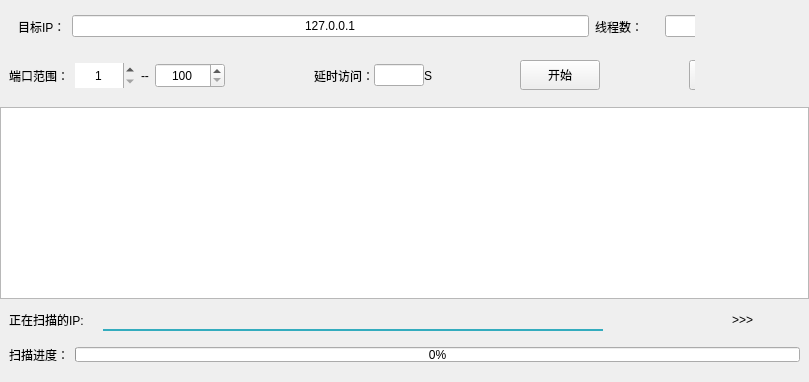
      <widget class="QWidget" name="tabPort">
       <attribute name="title">
        <string>端口扫描</string>
       </attribute>
       <layout class="QVBoxLayout" name="verticalLayout_2">
        <property name="spacing">
         <number>0</number>
        </property>
        <property name="leftMargin">
         <number>0</number>
        </property>
        <property name="topMargin">
         <number>0</number>
        </property>
        <property name="rightMargin">
         <number>0</number>
        </property>
        <property name="bottomMargin">
         <number>0</number>
        </property>
        <item>
         <widget class="QWidget" name="widget_12" native="true">
          <layout class="QHBoxLayout" name="horizontalLayout_12">
           <property name="spacing">
            <number>0</number>
           </property>
           <property name="leftMargin">
            <number>9</number>
           </property>
           <property name="topMargin">
            <number>6</number>
           </property>
           <property name="rightMargin">
            <number>9</number>
           </property>
           <property name="bottomMargin">
            <number>0</number>
           </property>
           <item>
            <widget class="QWidget" name="widget_11" native="true">
             <layout class="QVBoxLayout" name="verticalLayout">
              <property name="spacing">
               <number>0</number>
              </property>
              <property name="leftMargin">
               <number>0</number>
              </property>
              <property name="topMargin">
               <number>0</number>
              </property>
              <property name="rightMargin">
               <number>0</number>
              </property>
              <property name="bottomMargin">
               <number>0</number>
              </property>
              <item>
               <widget class="QWidget" name="widget_10" native="true">
                <property name="minimumSize">
                 <size>
                  <width>0</width>
                  <height>39</height>
                 </size>
                </property>
                <widget class="QWidget" name="widget_5" native="true">
                 <property name="geometry">
                  <rect>
                   <x>0</x>
                   <y>50</y>
                   <width>760</width>
                   <height>39</height>
                  </rect>
                 </property>
                 <property name="minimumSize">
                  <size>
                   <width>731</width>
                   <height>39</height>
                  </size>
                 </property>
                 <property name="maximumSize">
                  <size>
                   <width>16777215</width>
                   <height>39</height>
                  </size>
                 </property>
                 <layout class="QHBoxLayout" name="horizontalLayout_11">
                  <property name="topMargin">
                   <number>0</number>
                  </property>
                  <property name="bottomMargin">
                   <number>0</number>
                  </property>
                  <item>
                   <widget class="QLabel" name="lbPortExtent">
                    <property name="text">
                     <string>端口范围：</string>
                    </property>
                   </widget>
                  </item>
                  <item>
                   <widget class="QSpinBox" name="sbFirst">
                    <property name="minimumSize">
                     <size>
                      <width>60</width>
                      <height>25</height>
                     </size>
                    </property>
                    <property name="maximumSize">
                     <size>
                      <width>60</width>
                      <height>25</height>
                     </size>
                    </property>
                    <property name="frame">
                     <bool>false</bool>
                    </property>
                    <property name="alignment">
                     <set>Qt::AlignCenter</set>
                    </property>
                    <property name="minimum">
                     <number>1</number>
                    </property>
                    <property name="maximum">
                     <number>65535</number>
                    </property>
                   </widget>
                  </item>
                  <item>
                   <widget class="QLabel" name="label_18">
                    <property name="text">
                     <string>--</string>
                    </property>
                   </widget>
                  </item>
                  <item>
                   <widget class="QSpinBox" name="sbSecond">
                    <property name="minimumSize">
                     <size>
                      <width>70</width>
                      <height>25</height>
                     </size>
                    </property>
                    <property name="maximumSize">
                     <size>
                      <width>70</width>
                      <height>25</height>
                     </size>
                    </property>
                    <property name="alignment">
                     <set>Qt::AlignCenter</set>
                    </property>
                    <property name="specialValueText">
                     <string/>
                    </property>
                    <property name="prefix">
                     <string/>
                    </property>
                    <property name="minimum">
                     <number>100</number>
                    </property>
                    <property name="maximum">
                     <number>65535</number>
                    </property>
                    <property name="displayIntegerBase">
                     <number>10</number>
                    </property>
                   </widget>
                  </item>
                  <item>
                   <spacer name="horizontalSpacer_9">
                    <property name="orientation">
                     <enum>Qt::Horizontal</enum>
                    </property>
                    <property name="sizeHint" stdset="0">
                     <size>
                      <width>80</width>
                      <height>20</height>
                     </size>
                    </property>
                   </spacer>
                  </item>
                  <item>
                   <layout class="QHBoxLayout" name="horizontalLayout_13">
                    <property name="spacing">
                     <number>0</number>
                    </property>
                    <property name="leftMargin">
                     <number>0</number>
                    </property>
                    <property name="rightMargin">
                     <number>0</number>
                    </property>
                    <property name="bottomMargin">
                     <number>0</number>
                    </property>
                    <item>
                     <widget class="QLabel" name="lbPortLeg">
                      <property name="text">
                       <string>延时访问：</string>
                      </property>
                     </widget>
                    </item>
                    <item>
                     <widget class="QLineEdit" name="lePortLegTime">
                      <property name="minimumSize">
                       <size>
                        <width>50</width>
                        <height>0</height>
                       </size>
                      </property>
                      <property name="maximumSize">
                       <size>
                        <width>50</width>
                        <height>16777215</height>
                       </size>
                      </property>
                      <property name="text">
                       <string/>
                      </property>
                      <property name="alignment">
                       <set>Qt::AlignCenter</set>
                      </property>
                     </widget>
                    </item>
                    <item>
                     <widget class="QLabel" name="lbPortS">
                      <property name="text">
                       <string>S</string>
                      </property>
                     </widget>
                    </item>
                   </layout>
                  </item>
                  <item>
                   <spacer name="horizontalSpacer_5">
                    <property name="orientation">
                     <enum>Qt::Horizontal</enum>
                    </property>
                    <property name="sizeHint" stdset="0">
                     <size>
                      <width>40</width>
                      <height>20</height>
                     </size>
                    </property>
                   </spacer>
                  </item>
                  <item>
                   <widget class="QPushButton" name="pbtPortStart">
                    <property name="minimumSize">
                     <size>
                      <width>80</width>
                      <height>30</height>
                     </size>
                    </property>
                    <property name="maximumSize">
                     <size>
                      <width>80</width>
                      <height>30</height>
                     </size>
                    </property>
                    <property name="text">
                     <string>开始</string>
                    </property>
                   </widget>
                  </item>
                  <item>
                   <spacer name="horizontalSpacer_12">
                    <property name="orientation">
                     <enum>Qt::Horizontal</enum>
                    </property>
                    <property name="sizeHint" stdset="0">
                     <size>
                      <width>40</width>
                      <height>20</height>
                     </size>
                    </property>
                   </spacer>
                  </item>
                  <item>
                   <widget class="QPushButton" name="pbtPortStop">
                    <property name="minimumSize">
                     <size>
                      <width>80</width>
                      <height>30</height>
                     </size>
                    </property>
                    <property name="maximumSize">
                     <size>
                      <width>80</width>
                      <height>30</height>
                     </size>
                    </property>
                    <property name="text">
                     <string>停止</string>
                    </property>
                   </widget>
                  </item>
                 </layout>
                </widget>
                <widget class="QWidget" name="layoutWidget">
                 <property name="geometry">
                  <rect>
                   <x>9</x>
                   <y>9</y>
                   <width>727</width>
                   <height>23</height>
                  </rect>
                 </property>
                 <layout class="QHBoxLayout" name="horizontalLayout_5">
                  <item>
                   <widget class="QLabel" name="lbPortUrl">
                    <property name="whatsThis">
                     <string>&lt;html&gt;&lt;head/&gt;&lt;body&gt;&lt;p&gt;&lt;br/&gt;&lt;/p&gt;&lt;/body&gt;&lt;/html&gt;</string>
                    </property>
                    <property name="styleSheet">
                     <string notr="true"/>
                    </property>
                    <property name="text">
                     <string>目标IP：</string>
                    </property>
                   </widget>
                  </item>
                  <item>
                   <widget class="QLineEdit" name="lePortUrl">
                    <property name="minimumSize">
                     <size>
                      <width>500</width>
                      <height>0</height>
                     </size>
                    </property>
                    <property name="maximumSize">
                     <size>
                      <width>800</width>
                      <height>16777215</height>
                     </size>
                    </property>
                    <property name="text">
                     <string>127.0.0.1</string>
                    </property>
                    <property name="alignment">
                     <set>Qt::AlignCenter</set>
                    </property>
                   </widget>
                  </item>
                  <item>
                   <layout class="QHBoxLayout" name="horizontalLayout_4">
                    <property name="spacing">
                     <number>0</number>
                    </property>
                    <item>
                     <widget class="QLabel" name="lbPortThread">
                      <property name="minimumSize">
                       <size>
                        <width>70</width>
                        <height>0</height>
                       </size>
                      </property>
                      <property name="maximumSize">
                       <size>
                        <width>70</width>
                        <height>16777215</height>
                       </size>
                      </property>
                      <property name="text">
                       <string>线程数：</string>
                      </property>
                     </widget>
                    </item>
                    <item>
                     <widget class="QLineEdit" name="lePortThread">
                      <property name="minimumSize">
                       <size>
                        <width>80</width>
                        <height>0</height>
                       </size>
                      </property>
                      <property name="maximumSize">
                       <size>
                        <width>80</width>
                        <height>16777215</height>
                       </size>
                      </property>
                      <property name="text">
                       <string>1</string>
                      </property>
                      <property name="alignment">
                       <set>Qt::AlignCenter</set>
                      </property>
                     </widget>
                    </item>
                   </layout>
                  </item>
                 </layout>
                </widget>
               </widget>
              </item>
             </layout>
            </widget>
           </item>
           <item>
            <widget class="QWidget" name="widget_13" native="true">
             <property name="minimumSize">
              <size>
               <width>105</width>
               <height>101</height>
              </size>
             </property>
             <property name="maximumSize">
              <size>
               <width>105</width>
               <height>101</height>
              </size>
             </property>
             <property name="styleSheet">
              <string notr="true">border-image: url(:/resouse/port.png);</string>
             </property>
            </widget>
           </item>
          </layout>
         </widget>
        </item>
        <item>
         <widget class="QTextBrowser" name="textBrowser">
          <property name="styleSheet">
           <string notr="true"/>
          </property>
         </widget>
        </item>
        <item>
         <widget class="QWidget" name="widget_4" native="true">
          <layout class="QVBoxLayout" name="verticalLayout_14">
           <item>
            <layout class="QHBoxLayout" name="horizontalLayout_27">
             <item>
              <widget class="QLabel" name="lbPortScan">
               <property name="text">
                <string>正在扫描的IP:</string>
               </property>
              </widget>
             </item>
             <item>
              <spacer name="horizontalSpacer_25">
               <property name="orientation">
                <enum>Qt::Horizontal</enum>
               </property>
               <property name="sizeType">
                <enum>QSizePolicy::Fixed</enum>
               </property>
               <property name="sizeHint" stdset="0">
                <size>
                 <width>13</width>
                 <height>20</height>
                </size>
               </property>
              </spacer>
             </item>
             <item>
              <widget class="QLabel" name="lbPortScanContent">
               <property name="minimumSize">
                <size>
                 <width>500</width>
                 <height>0</height>
                </size>
               </property>
               <property name="styleSheet">
                <string notr="true">border:none;
border-bottom: 2px solid #33ACBE;
color: #FFFFFF;
font-weight:bold;</string>
               </property>
               <property name="text">
                <string/>
               </property>
               <property name="alignment">
                <set>Qt::AlignCenter</set>
               </property>
              </widget>
             </item>
             <item>
              <spacer name="horizontalSpacer_26">
               <property name="orientation">
                <enum>Qt::Horizontal</enum>
               </property>
               <property name="sizeType">
                <enum>QSizePolicy::Fixed</enum>
               </property>
               <property name="sizeHint" stdset="0">
                <size>
                 <width>45</width>
                 <height>20</height>
                </size>
               </property>
              </spacer>
             </item>
             <item>
              <layout class="QHBoxLayout" name="horizontalLayout_18">
               <property name="rightMargin">
                <number>3</number>
               </property>
               <item>
                <widget class="QLabel" name="label_6">
                 <property name="minimumSize">
                  <size>
                   <width>20</width>
                   <height>18</height>
                  </size>
                 </property>
                 <property name="maximumSize">
                  <size>
                   <width>20</width>
                   <height>18</height>
                  </size>
                 </property>
                 <property name="styleSheet">
                  <string notr="true">border-image: url(:/resouse/doing.png);
</string>
                 </property>
                 <property name="text">
                  <string/>
                 </property>
                </widget>
               </item>
               <item>
                <widget class="QLabel" name="label_7">
                 <property name="minimumSize">
                  <size>
                   <width>20</width>
                   <height>18</height>
                  </size>
                 </property>
                 <property name="maximumSize">
                  <size>
                   <width>20</width>
                   <height>18</height>
                  </size>
                 </property>
                 <property name="styleSheet">
                  <string notr="true">border-image: url(:/resouse/doing.png);
</string>
                 </property>
                 <property name="text">
                  <string/>
                 </property>
                </widget>
               </item>
               <item>
                <widget class="QLabel" name="label_9">
                 <property name="minimumSize">
                  <size>
                   <width>20</width>
                   <height>18</height>
                  </size>
                 </property>
                 <property name="maximumSize">
                  <size>
                   <width>20</width>
                   <height>18</height>
                  </size>
                 </property>
                 <property name="styleSheet">
                  <string notr="true">border-image: url(:/resouse/doing.png);
</string>
                 </property>
                 <property name="text">
                  <string/>
                 </property>
                </widget>
               </item>
               <item>
                <widget class="QLabel" name="label_10">
                 <property name="minimumSize">
                  <size>
                   <width>25</width>
                   <height>23</height>
                  </size>
                 </property>
                 <property name="maximumSize">
                  <size>
                   <width>25</width>
                   <height>23</height>
                  </size>
                 </property>
                 <property name="text">
                  <string>&gt;&gt;&gt;</string>
                 </property>
                </widget>
               </item>
               <item>
                <spacer name="horizontalSpacer_28">
                 <property name="orientation">
                  <enum>Qt::Horizontal</enum>
                 </property>
                 <property name="sizeHint" stdset="0">
                  <size>
                   <width>40</width>
                   <height>20</height>
                  </size>
                 </property>
                </spacer>
               </item>
              </layout>
             </item>
            </layout>
           </item>
           <item>
            <layout class="QHBoxLayout" name="horizontalLayout_19">
             <property name="topMargin">
              <number>9</number>
             </property>
             <property name="bottomMargin">
              <number>9</number>
             </property>
             <item>
              <widget class="QLabel" name="lbPortScanProgess">
               <property name="text">
                <string>扫描进度：</string>
               </property>
              </widget>
             </item>
             <item>
              <widget class="QProgressBar" name="proBarPort">
               <property name="maximumSize">
                <size>
                 <width>16777215</width>
                 <height>15</height>
                </size>
               </property>
               <property name="value">
                <number>0</number>
               </property>
               <property name="orientation">
                <enum>Qt::Horizontal</enum>
               </property>
               <property name="invertedAppearance">
                <bool>false</bool>
               </property>
               <property name="textDirection">
                <enum>QProgressBar::BottomToTop</enum>
               </property>
              </widget>
             </item>
            </layout>
           </item>
          </layout>
         </widget>
        </item>
       </layout>
      </widget>
